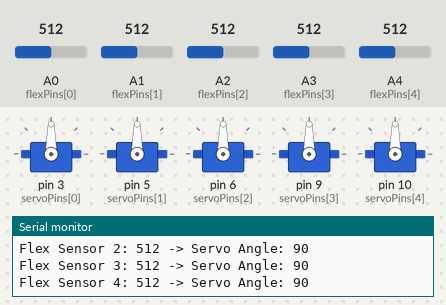
Bench run of a sketch on a simulated Arduino Uno, built with avr-gcc and run on an emulated ATmega328P. On the bench: 5 × servo, the last lines printed to the serial monitor. Inputs (shaded band) come from the test bench; at power-on: A0 (flexPins[0]) = 512, A1 (flexPins[1]) = 512, A3 (flexPins[3]) = 512, A2 (flexPins[2]) = 512, A4 (flexPins[4]) = 512.

Above: at 1.2 s.
1.3 s: A0 (flexPins[0]) set to 558
At 2.3 s:
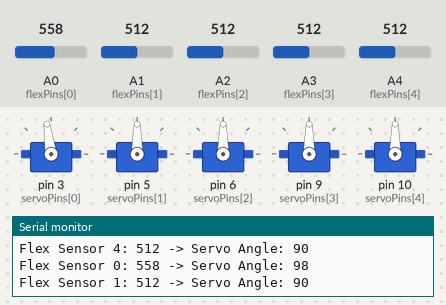
2.9 s: A0 (flexPins[0]) set to 578
At 4.2 s:
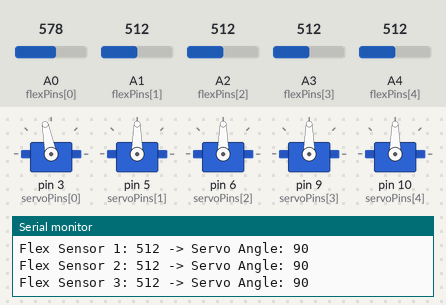
4.5 s: A1 (flexPins[1]) set to 107
At 5.6 s:
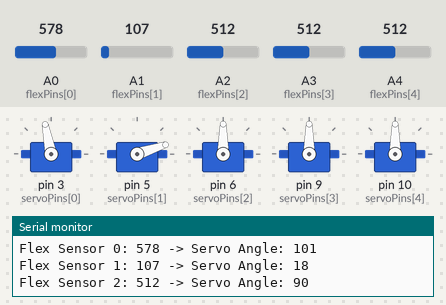
6.1 s: A1 (flexPins[1]) set to 90
At 6.7 s:
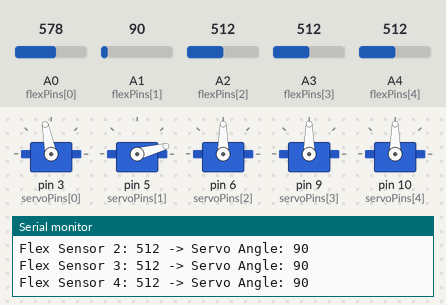
7.7 s: A3 (flexPins[3]) set to 554
At 8.7 s:
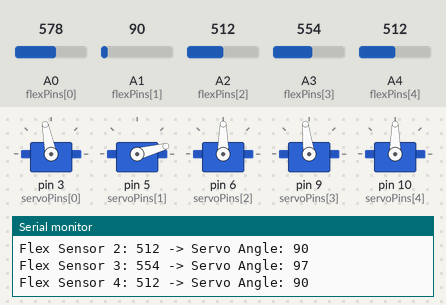
10.7 s: A3 (flexPins[3]) set to 586
At 11.3 s:
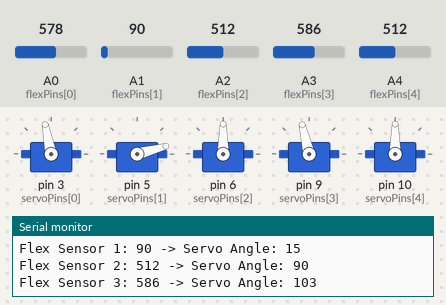
Timing chart, 0 to 13.3 s (numbered marks = the images above; inputs shaded):
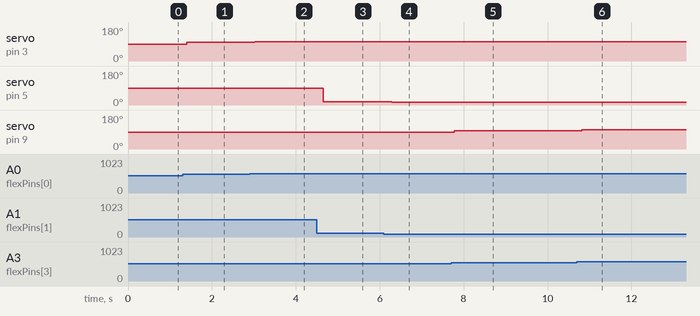

Measured:
- after the input at 1.3 s, servo on pin 3 (servoPins[0]): 90° → 98° after 0.10 s
- after the input at 2.9 s, servo on pin 3 (servoPins[0]): 98° → 101° after 0.13 s
- after the input at 4.5 s, servo on pin 5 (servoPins[1]): 90° → 18° after 0.16 s
- after the input at 6.1 s, servo on pin 5 (servoPins[1]): 18° → 15° after 0.19 s
- after the input at 7.7 s, servo on pin 9 (servoPins[3]): 90° → 97° after 0.08 s
- after the input at 10.7 s, servo on pin 9 (servoPins[3]): 97° → 103° after 0.12 s

The sketch:

v1_first_test.ino
```cpp
#include <Servo.h>  // Include the Servo library

const int numSensors = 5;  // Define the number of sensors

const int servoPins[numSensors] = {3, 5, 6, 9, 10};    // PWM pins for servos
const int flexPins[numSensors] = {A0, A1, A2, A3, A4}; // Analog pins for flex sensors

Servo servos[numSensors]; // Create an array of Servo objects

void setup() {
  Serial.begin(9600); // Start serial communication for debugging

  // Initialize servos
  for (int i = 0; i < numSensors; i++) {
    servos[i].attach(servoPins[i]); // Attach each servo to its pin
  }
}

void loop() {
  for (int i = 0; i < numSensors; i++) {
    // Read flex sensor value
    int flexValue = analogRead(flexPins[i]);

    // Map the sensor value to a servo angle (0 to 180 degrees)
    int servoAngle = map(flexValue, 0, 1023, 0, 180);

    // Write the mapped angle to the corresponding servo
    servos[i].write(servoAngle);

    // Debug output
    Serial.print("Flex Sensor ");
    Serial.print(i);
    Serial.print(": ");
    Serial.print(flexValue);
    Serial.print(" -> Servo Angle: ");
    Serial.println(servoAngle);
  }

  delay(50); // Add a small delay for stability
}
```
